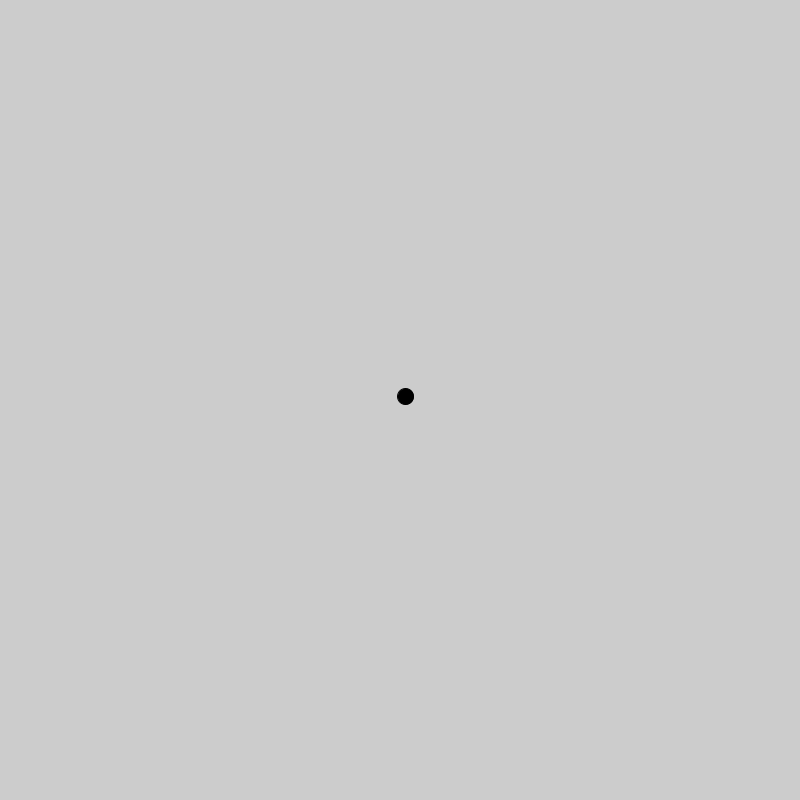
Frame 1 (no input)
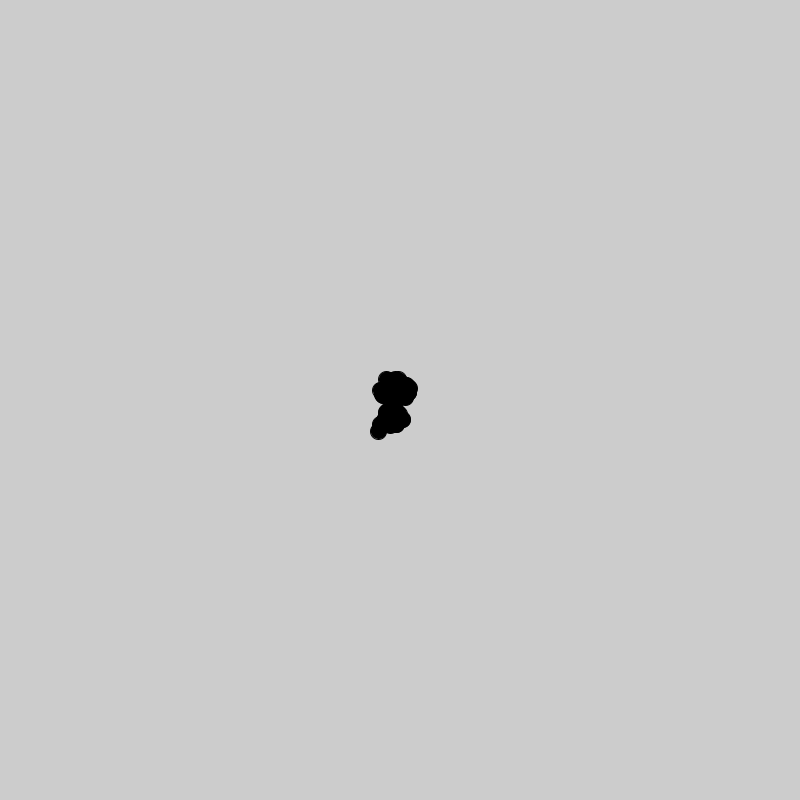
Frame 60 (the mouse pressed at the canvas centre just before this capture)
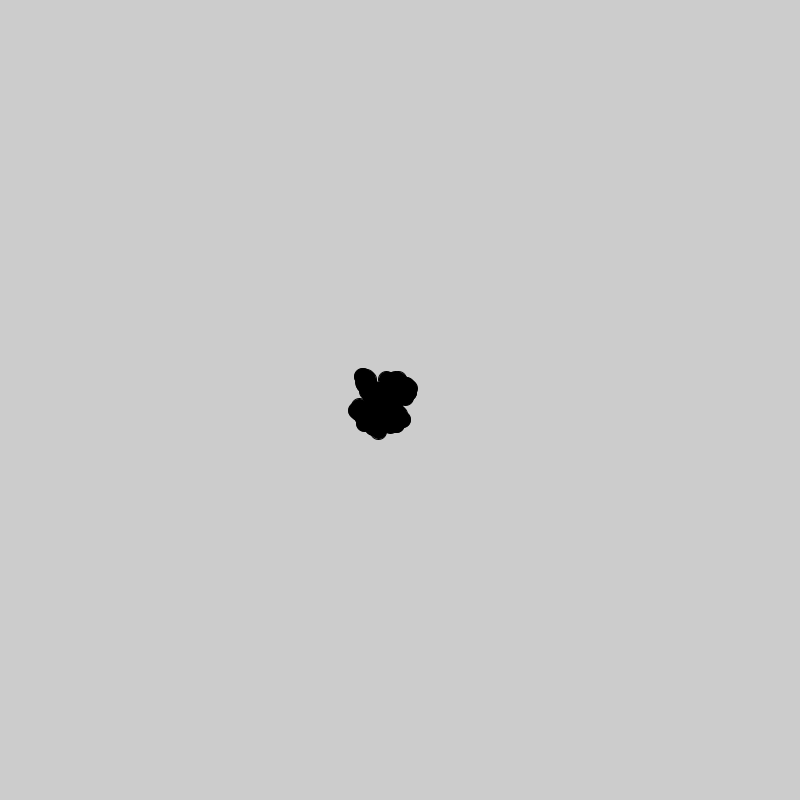
Frame 120 (the mouse held since frame 60 and released just before this capture)

The Processing sketch that drew these frames (run headless with seeded random() and noise(); from frame 60 on, the mouse is pressed at the canvas centre):

// Processing sketch: sketch_4_custom_random_walker
// ── sketch_4_custom_random_walker.pde
float x;
float y;

void setup()
{
  size(800, 800);
  colorMode(HSB, 360, 100, 100);
  
  x = width/2;
  y = height/2;
}

void draw()
{
  float step_size = monteCarlo();
  x += random(-step_size, step_size);
  y += random(-step_size, step_size);
  
  fill(0);
  circle(x, y, 16);
}

float monteCarlo()
{
  while (true)
  {
    float r1 = random(10);
    float probability = r1;
    float r2 = random(10);
    
    if (r2 < probability)
      return r1;
  }
}
